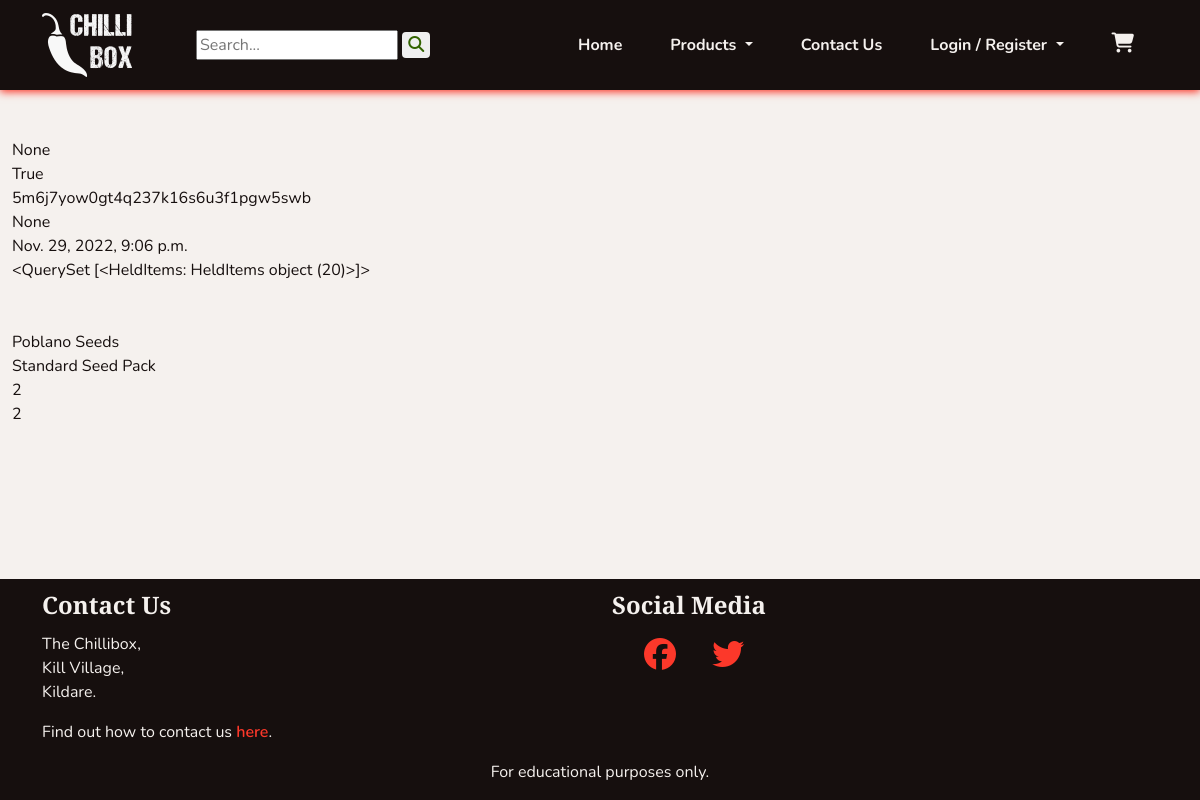
Page /cart/view_held/ on the earlier database version.
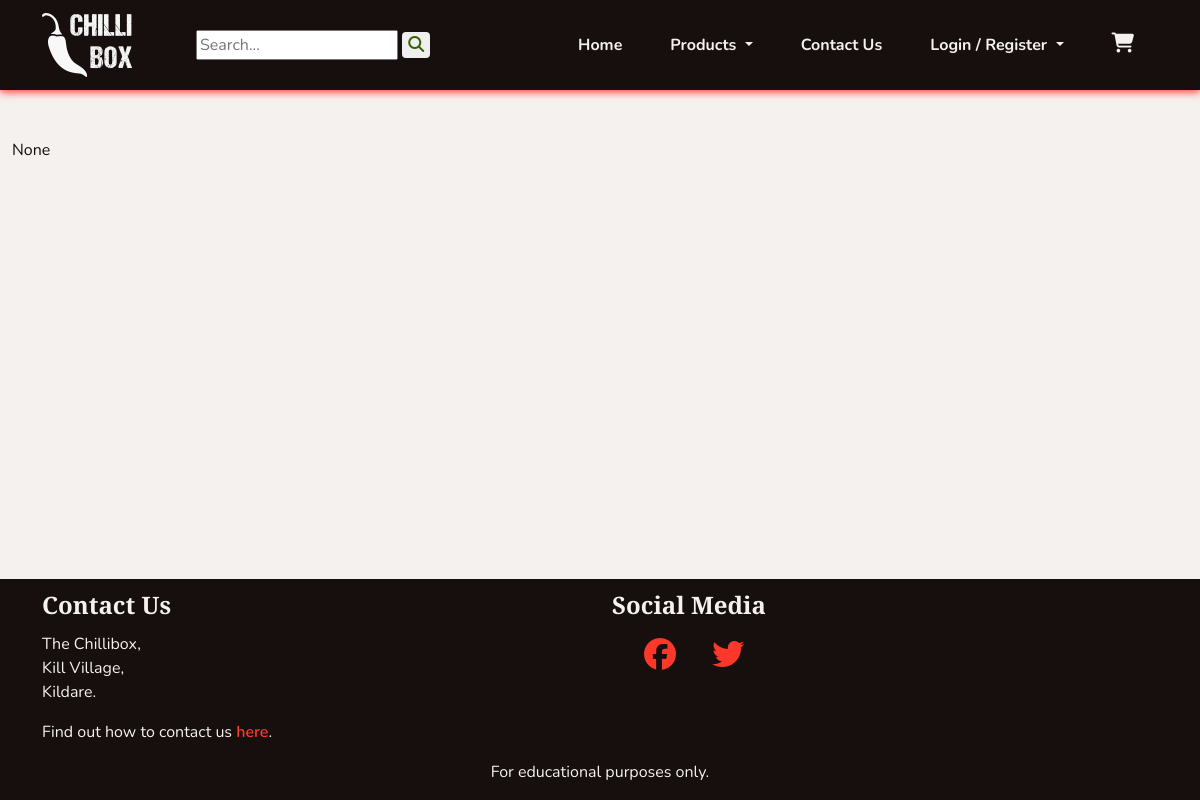
Same page on the later database version.
### cart/models.py (models this page shows, shortened)
class HeldCart(models.Model):
    cart_key = models.CharField(max_length=80)
    owner = models.ForeignKey(User, on_delete=models.SET_NULL, null=True,
                              blank=True)
    hold_time_start = models.DateTimeField(auto_now=True)
    def check_time(self):
        time_passed = (timezone.now() - self.hold_time_start)
        return (time_passed.total_seconds() / 60.0) > settings.CART_HOLD_TIME_MINUTES

class HeldItems(models.Model):
    cart = models.ForeignKey(HeldCart, on_delete=models.CASCADE,
                             related_name='held_items')
    product = models.ForeignKey(Product, on_delete=models.CASCADE)
    variant = models.ForeignKey(Variant, on_delete=models.CASCADE,
                                related_name='held_stock')
    qty = models.PositiveIntegerField(default=0)
    added_on = models.DateTimeField(auto_now=True)

### products/models.py (models this page shows, shortened)
class Product(models.Model):
    category = models.ForeignKey(Category, on_delete=models.SET_NULL,
                                 null=True, blank=True, related_name='product')
    subcategory = models.ForeignKey(SubCategory, on_delete=models.SET_NULL,
                                    null=True, blank=True)
    name = models.CharField(max_length=255)
    slug = models.SlugField()
    description = models.TextField(null=True, blank=True,
                                   help_text='Include a description for the \
                                   product\'s page.')
    excerpt = models.TextField(null=True, blank=True, help_text='Include a \
                               brief summary of the product.')
    ingredients = models.CharField(max_length=140, null=True, blank=True,
                                   help_text='For sauces, please include the \
                                   ingredients.')
    growth_time = models.CharField(max_length=140, null=True, blank=True,
                                   help_text='For seeds, please include the \
                                   growth time to maturity.')
    heat_level = models.CharField(max_length=140, null=True, blank=True,
                                  help_text='In scovilles or more generally \
                                  (eg \'hot\') where appropriate.')
    box_contents = models.ManyToManyField('self', blank=True, help_text='Add \
                                          products for seed and sauce boxes.')
    image = models.ImageField(upload_to='uploads/', null=True, blank=True)
    thumbnail = models.ImageField(upload_to='uploads/', null=True, blank=True,
                                  help_text='If not added, will be \
                                  auto-generated from image.')
    added_on = models.DateField(auto_now_add=True)
    class Meta:
        ordering = ('name',)
        get_latest_by = ('added_on',)
    def __str__(self):
        return self.name

class Variant(models.Model):
    product = models.ForeignKey(Product, on_delete=models.CASCADE, related_name='variants')
    size = models.CharField(max_length=80)
    price = models.DecimalField(max_digits=5, decimal_places=2)
    current_stock = models.PositiveIntegerField(default=0,
                                                help_text='Default is 0.')
    in_stock = models.BooleanField(default=False,
                                   help_text='Updates when current stock \
                                   updated.')
    class Meta:
        verbose_name_plural = 'Variants'
    def __str__(self):
        return self.size

### cart/views.py (the view)
# urls.py: path('view_held/', views.ViewHeld.as_view())
class ViewHeld(View):
    def get(self, request):
        session_key = request.session.session_key
        held_items = HeldCart.objects.all()
        template_name = 'cart/view_held.html'
        context = {
            'held_items': held_items,
            'session_key': session_key,
            }
        return render(request, template_name, context)

### cart/contexts.py (called while the page is built, shortened)
def cart_contents(request):
    cart_items = []
    total = 0
    product_count = 0
    cart = request.session.get('cart', {})
    if total < settings.FREE_DELIVERY_THRESHOLD:
        delivery = Decimal(settings.STANDARD_DELIVERY_COST)
        free_delivery_delta = settings.FREE_DELIVERY_THRESHOLD - total
    else:
        delivery = 0
        free_delivery_delta = 0
    grand_total = delivery + total
    context = {
        'cart_items': cart_items,
        'total': total,
        'product_count': product_count,
        'delivery': delivery,
        'free_delivery_delta': free_delivery_delta,
        'free_delivery_threshold': settings.FREE_DELIVERY_THRESHOLD,
        'grand_total': grand_total,
    }
    return context

### cart/templates/cart/view_held.html (shortened to what this page needs)
{% extends 'base.html' %}
{% block content %}
{{ session_key }}
<br>
{% for held_cart in held_items %}
{{ held_cart.check_time }}
<br>
{{ held_cart.cart_key }}
<br>
{{ held_cart.owner }}
<br>
{{ held_cart.hold_time_start }}
<br>
{{ held_cart.held_items.all }}
<br>
<br>
<br>
{% for item in held_cart.held_items.all %}
{{ item.product }}
<br>
{{ item.variant }}
<br>
{{ item.variant.id }}
<br>
{{ item.qty }}
<br>
{% endfor %}
{% endfor %}
{% endblock %}

Differences in the rows shown:
removed HeldCart: check_time "True", cart_key "5m6j7yow0gt4q237k16s6u3f1pgw5swb", owner "None", hold_time_start "Nov. 29, 2022, 9:06 p.m.", held_items.all "<QuerySet [<HeldItems: HeldItems object (20)>]>"
removed HeldItems: product "Poblano Seeds", variant "Standard Seed Pack", variant.id "2", qty "2"
